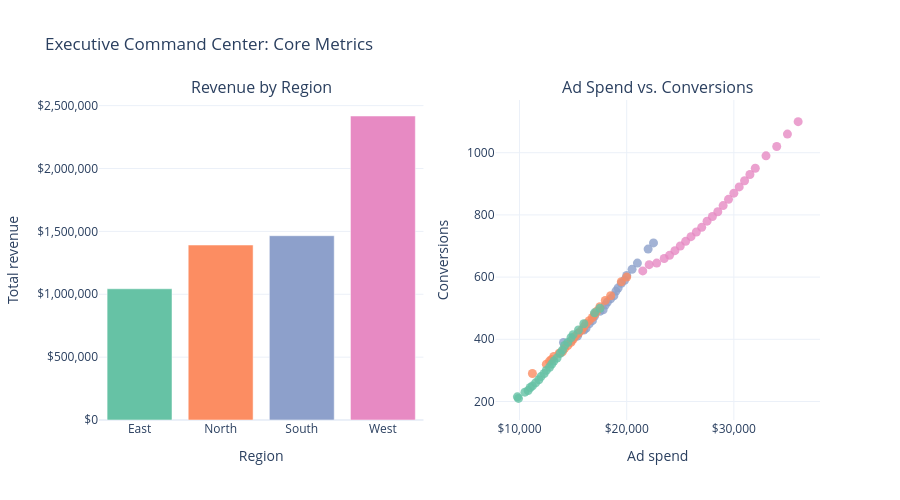

Here is the notebook cell this chart was saved with:
### Markdown cell above
## Task 1: Core Metrics Subplot Dashboard
James needs a side-by-side view to compare overall revenue across regions alongside raw campaign efficiency (Ad Spend vs. Conversions).

1. Initialize a 1x2 subplot figure.
2. Add a Bar chart to the first column.
3. Add a Scatter plot to the second column.

Both panels use the same colour for the same region, and hover tooltips show exact values.

### Code cell
# Step 1: Data Preparation for Subplot 1 (Aggregate Revenue by Region)
revenue_by_region = df.groupby('Region')['Revenue'].sum().reset_index()

# One consistent colour per region across both panels
region_colors = dict(zip(revenue_by_region['Region'], px.colors.qualitative.Set2))

# 1x2 subplot grid with the required subplot titles
dashboard_fig = make_subplots(
    rows=1, cols=2,
    subplot_titles=('Revenue by Region', 'Ad Spend vs. Conversions')
)

# Panel 1: bar chart of Revenue (y) by Region (x)
dashboard_fig.add_trace(
    go.Bar(
        x=revenue_by_region['Region'],
        y=revenue_by_region['Revenue'],
        name='Revenue',
        marker_color=revenue_by_region['Region'].map(region_colors),
        hovertemplate='<b>%{x}</b><br>Total revenue: $%{y:,.0f}<extra></extra>'
    ),
    row=1, col=1
)

# Panel 2: scatter of Ad Spend (x) vs Conversions (y)
dashboard_fig.add_trace(
    go.Scatter(
        x=df['Ad Spend'],
        y=df['Conversions'],
        mode='markers',
        name='Campaigns',
        marker=dict(size=9, opacity=0.8, color=df['Region'].map(region_colors)),
        customdata=df[['Region', 'Month']],
        hovertemplate=('<b>%{customdata[0]}</b> (%{customdata[1]})<br>'
                       'Ad spend: $%{x:,.0f}<br>Conversions: %{y:,.0f}<extra></extra>')
    ),
    row=1, col=2
)

# Axis titles and number formats
dashboard_fig.update_xaxes(title_text='Region', row=1, col=1)
dashboard_fig.update_yaxes(title_text='Total revenue', tickprefix='$', tickformat=',', row=1, col=1)
dashboard_fig.update_xaxes(title_text='Ad spend', tickprefix='$', tickformat=',', row=1, col=2)
dashboard_fig.update_yaxes(title_text='Conversions', row=1, col=2)

# Finalizing layout
dashboard_fig.update_layout(
    height=500,
    title_text='Executive Command Center: Core Metrics',
    showlegend=False,
    template='plotly_white',
    hovermode='closest'
)
dashboard_fig.show()

### Figure 1 — Plotly figure (JSON) as saved in the notebook; plotly's stock layout.template omitted (floating-point values rounded to 4 significant figures; data arrays with more than 128 entries replaced by an {"elided": "..."} marker saying what was removed)
{"data": [{"hovertemplate": "<b>%{x}</b><br>Total revenue: $%{y:,.0f}<extra></extra>", "marker": {"color": ["rgb(102,194,165)", "rgb(252,141,98)", "rgb(141,160,203)", "rgb(231,138,195)"]}, "name": "Revenue", "type": "bar", "x": ["East", "North", "South", "West"], "xaxis": "x", "y": [1043500, 1391300, 1465500, 2417500], "yaxis": "y"}, {"customdata": {"elided": "100x2 str values"}, "hovertemplate": "<b>%{customdata[0]}</b> (%{customdata[1]})<br>Ad spend: $%{x:,.0f}<br>Conversions: %{y:,.0f}<extra></extra>", "marker": {"color": ["rgb(252,141,98)", "rgb(141,160,203)", "rgb(102,194,165)", "rgb(231,138,195)", "rgb(252,141,98)", "rgb(141,160,203)", "rgb(102,194,165)", "rgb(231,138,195)", "rgb(252,141,98)", "rgb(141,160,203)", "rgb(102,194,165)", "rgb(231,138,195)", "rgb(252,141,98)", "rgb(141,160,203)", "rgb(102,194,165)", "rgb(231,138,195)", "rgb(252,141,98)", "rgb(141,160,203)", "rgb(102,194,165)", "rgb(231,138,195)", "rgb(252,141,98)", "rgb(141,160,203)", "rgb(102,194,165)", "rgb(231,138,195)", "rgb(252,141,98)", "rgb(141,160,203)", "rgb(102,194,165)", "rgb(231,138,195)", "rgb(252,141,98)", "rgb(141,160,203)", "rgb(102,194,165)", "rgb(231,138,195)", "rgb(252,141,98)", "rgb(141,160,203)", "rgb(102,194,165)", "rgb(231,138,195)", "rgb(252,141,98)", "rgb(141,160,203)", "rgb(102,194,165)", "rgb(231,138,195)", "rgb(252,141,98)", "rgb(141,160,203)", "rgb(102,194,165)", "rgb(231,138,195)", "rgb(252,141,98)", "rgb(141,160,203)", "rgb(102,194,165)", "rgb(231,138,195)", "rgb(252,141,98)", "rgb(141,160,203)", "rgb(102,194,165)", "rgb(231,138,195)", "rgb(252,141,98)", "rgb(141,160,203)", "rgb(102,194,165)", "rgb(231,138,195)", "rgb(252,141,98)", "rgb(141,160,203)", "rgb(102,194,165)", "rgb(231,138,195)", "rgb(252,141,98)", "rgb(141,160,203)", "rgb(102,194,165)", "rgb(231,138,195)", "rgb(252,141,98)", "rgb(141,160,203)", "rgb(102,194,165)", "rgb(231,138,195)", "rgb(252,141,98)", "rgb(141,160,203)", "rgb(102,194,165)", "rgb(231,138,195)", "rgb(252,141,98)", "rgb(141,160,203)", "rgb(102,194,165)", "rgb(231,138,195)", "rgb(252,141,98)", "rgb(141,160,203)", "rgb(102,194,165)", "rgb(231,138,195)", "rgb(252,141,98)", "rgb(141,160,203)", "rgb(102,194,165)", "rgb(231,138,195)", "rgb(252,141,98)", "rgb(141,160,203)", "rgb(102,194,165)", "rgb(231,138,195)", "rgb(252,141,98)", "rgb(141,160,203)", "rgb(102,194,165)", "rgb(231,138,195)", "rgb(252,141,98)", "rgb(141,160,203)", "rgb(102,194,165)", "rgb(231,138,195)", "rgb(252,141,98)", "rgb(141,160,203)", "rgb(102,194,165)", "rgb(231,138,195)"], "opacity": 0.8, "size": 9}, "mode": "markers", "name": "Campaigns", "type": "scatter", "x": [12500, 15400, 9800, 22100, 11200, 14800, 10500, 24000, 13000, 16000, 9900, 21500, 13200, 14100, 11000, 23500, 12800, 15000, 10800, 22800, 14000, 15500, 11500, 25000, 13700, 16200, 11200, 24500, 14500, 16500, 12000, 26000, 14200, 16800, 11800, 25500, 15000, 17000, 12500, 27000, 14800, 17500, 12300, 26500, 15500, 18000, 13000, 28000, 15200, 17800, 12800, 27500, 16000, 18500, 13500, 29000, 15800, 18200, 13200, 28500, 16500, 19000, 14000, 30000, 16200, 18800, 13800, 29500, 17000, 19500, 14500, 31000, 16800, 19200, 14200, 30500, 17500, 20000, 15000, 32000, 17200, 19800, 14800, 31500, 18500, 21000, 16000, 34000, 18000, 20500, 15500, 33000, 20000, 22500, 17500, 36000, 19500, 22000, 17000, 35000], "xaxis": "x2", "y": [320, 410, 215, 640, 290, 395, 230, 670, 335, 430, 210, 620, 345, 390, 245, 660, 330, 405, 235, 645, 360, 420, 260, 700, 355, 435, 250, 685, 380, 450, 280, 730, 370, 460, 270, 715, 400, 475, 300, 760, 390, 490, 290, 745, 420, 510, 320, 795, 410, 495, 310, 780, 440, 530, 340, 830, 430, 520, 330, 810, 460, 555, 365, 870, 450, 540, 355, 850, 480, 580, 390, 910, 470, 565, 380, 890, 505, 605, 415, 950, 490, 590, 405, 930, 540, 645, 450, 1020, 525, 625, 430, 990, 600, 710, 500, 1100, 585, 690, 485, 1060], "yaxis": "y2"}], "layout": {"annotations": [{"font": {"size": 16}, "showarrow": false, "text": "Revenue by Region", "x": 0.225, "xanchor": "center", "xref": "paper", "y": 1.0, "yanchor": "bottom", "yref": "paper"}, {"font": {"size": 16}, "showarrow": false, "text": "Ad Spend vs. Conversions", "x": 0.775, "xanchor": "center", "xref": "paper", "y": 1.0, "yanchor": "bottom", "yref": "paper"}], "height": 500, "hovermode": "closest", "showlegend": false, "title": {"text": "Executive Command Center: Core Metrics"}, "xaxis": {"anchor": "y", "domain": [0.0, 0.45], "title": {"text": "Region"}}, "xaxis2": {"anchor": "y2", "domain": [0.55, 1.0], "tickformat": ",", "tickprefix": "$", "title": {"text": "Ad spend"}}, "yaxis": {"anchor": "x", "domain": [0.0, 1.0], "tickformat": ",", "tickprefix": "$", "title": {"text": "Total revenue"}}, "yaxis2": {"anchor": "x2", "domain": [0.0, 1.0], "title": {"text": "Conversions"}}}}
